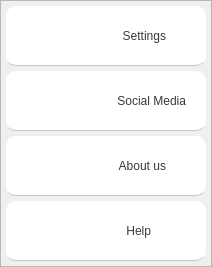
              <widget class="QFrame" name="options_btns_frame">
               <property name="sizePolicy">
                <sizepolicy hsizetype="Expanding" vsizetype="Preferred">
                 <horstretch>0</horstretch>
                 <verstretch>0</verstretch>
                </sizepolicy>
               </property>
               <property name="minimumSize">
                <size>
                 <width>0</width>
                 <height>0</height>
                </size>
               </property>
               <property name="maximumSize">
                <size>
                 <width>300</width>
                 <height>16777215</height>
                </size>
               </property>
               <property name="styleSheet">
                <string notr="true">#options_btns_frame {
background-color: #efefef;
border-radius: 10px;
}

QPushButton {
border-radius: 10px;
background-color: #ffffff;
text-align: right;
widget-animation-duration: 100;
border-bottom: 1px solid #C6C6C6;
}

QPushButton:hover{
background-color: #e8e8e8;
}

* {
font: 16px &quot;Roboto&quot;;
	color:#393939;
}
</string>
               </property>
               <property name="frameShape">
                <enum>QFrame::StyledPanel</enum>
               </property>
               <property name="frameShadow">
                <enum>QFrame::Raised</enum>
               </property>
               <layout class="QVBoxLayout" name="verticalLayout_42">
                <property name="spacing">
                 <number>5</number>
                </property>
                <property name="leftMargin">
                 <number>5</number>
                </property>
                <property name="topMargin">
                 <number>5</number>
                </property>
                <property name="rightMargin">
                 <number>5</number>
                </property>
                <property name="bottomMargin">
                 <number>5</number>
                </property>
                <item>
                 <widget class="QPushButton" name="setting_button">
                  <property name="sizePolicy">
                   <sizepolicy hsizetype="Expanding" vsizetype="Fixed">
                    <horstretch>0</horstretch>
                    <verstretch>0</verstretch>
                   </sizepolicy>
                  </property>
                  <property name="minimumSize">
                   <size>
                    <width>200</width>
                    <height>60</height>
                   </size>
                  </property>
                  <property name="cursor">
                   <cursorShape>PointingHandCursor</cursorShape>
                  </property>
                  <property name="toolTip">
                   <string>&lt;html&gt;&lt;head/&gt;&lt;body&gt;&lt;p&gt;&lt;br/&gt;&lt;/p&gt;&lt;/body&gt;&lt;/html&gt;</string>
                  </property>
                  <property name="statusTip">
                   <string/>
                  </property>
                  <property name="whatsThis">
                   <string/>
                  </property>
                  <property name="accessibleName">
                   <string/>
                  </property>
                  <property name="accessibleDescription">
                   <string/>
                  </property>
                  <property name="layoutDirection">
                   <enum>Qt::LeftToRight</enum>
                  </property>
                  <property name="styleSheet">
                   <string notr="true">#setting_button{
	image: url(:/Icons/sprites/icons/config.png);
	image-position: left;
	padding: 10px;
	padding-right:40px;
	padding-left: 20px;
}</string>
                  </property>
                  <property name="text">
                   <string>  Settings</string>
                  </property>
                  <property name="iconSize">
                   <size>
                    <width>35</width>
                    <height>35</height>
                   </size>
                  </property>
                 </widget>
                </item>
                <item>
                 <widget class="QPushButton" name="media_button">
                  <property name="sizePolicy">
                   <sizepolicy hsizetype="Expanding" vsizetype="Fixed">
                    <horstretch>0</horstretch>
                    <verstretch>0</verstretch>
                   </sizepolicy>
                  </property>
                  <property name="minimumSize">
                   <size>
                    <width>0</width>
                    <height>60</height>
                   </size>
                  </property>
                  <property name="cursor">
                   <cursorShape>PointingHandCursor</cursorShape>
                  </property>
                  <property name="styleSheet">
                   <string notr="true">#media_button{
	image: url(:/Icons/sprites/icons/social.png);
	image-position: left;
	padding: 10px;
	padding-right:20px;
	padding-left: 20px;
}</string>
                  </property>
                  <property name="text">
                   <string>  Social Media</string>
                  </property>
                  <property name="iconSize">
                   <size>
                    <width>35</width>
                    <height>35</height>
                   </size>
                  </property>
                 </widget>
                </item>
                <item>
                 <widget class="QPushButton" name="about_us_button">
                  <property name="sizePolicy">
                   <sizepolicy hsizetype="Expanding" vsizetype="Fixed">
                    <horstretch>0</horstretch>
                    <verstretch>0</verstretch>
                   </sizepolicy>
                  </property>
                  <property name="minimumSize">
                   <size>
                    <width>0</width>
                    <height>60</height>
                   </size>
                  </property>
                  <property name="cursor">
                   <cursorShape>PointingHandCursor</cursorShape>
                  </property>
                  <property name="focusPolicy">
                   <enum>Qt::NoFocus</enum>
                  </property>
                  <property name="toolTip">
                   <string>&lt;html&gt;&lt;head/&gt;&lt;body&gt;&lt;p align=&quot;right&quot;&gt;Abouts us&lt;/p&gt;&lt;/body&gt;&lt;/html&gt;</string>
                  </property>
                  <property name="layoutDirection">
                   <enum>Qt::LeftToRight</enum>
                  </property>
                  <property name="styleSheet">
                   <string notr="true">#about_us_button{
	
	image: url(:/Icons/sprites/icons/web.png);
	image-position: left;
	padding: 10px;
	padding-right:40px;
	padding-left: 20px;
}</string>
                  </property>
                  <property name="text">
                   <string>   About us</string>
                  </property>
                  <property name="iconSize">
                   <size>
                    <width>35</width>
                    <height>35</height>
                   </size>
                  </property>
                 </widget>
                </item>
                <item>
                 <widget class="QPushButton" name="help_button">
                  <property name="sizePolicy">
                   <sizepolicy hsizetype="Expanding" vsizetype="Fixed">
                    <horstretch>0</horstretch>
                    <verstretch>0</verstretch>
                   </sizepolicy>
                  </property>
                  <property name="minimumSize">
                   <size>
                    <width>0</width>
                    <height>60</height>
                   </size>
                  </property>
                  <property name="cursor">
                   <cursorShape>PointingHandCursor</cursorShape>
                  </property>
                  <property name="styleSheet">
                   <string notr="true">#help_button{	
	image: url(:/Icons/sprites/icons/help.png);
	image-position: left;
	padding: 10px;
	padding-right:55px;
	padding-left: 20px;
}</string>
                  </property>
                  <property name="text">
                   <string>Help</string>
                  </property>
                  <property name="iconSize">
                   <size>
                    <width>35</width>
                    <height>35</height>
                   </size>
                  </property>
                 </widget>
                </item>
               </layout>
              </widget>
